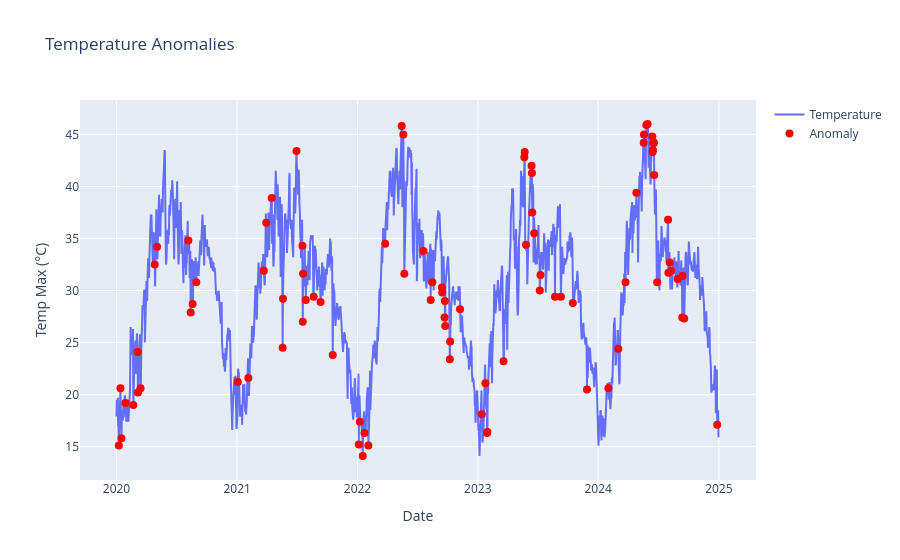

The notebook cell this image was saved under:
### Code cell
# Cell 14 - Build Plotly anomaly chart
import plotly.graph_objects as go
import plotly.utils
import json
from models.anomaly import detect_anomalies

df = detect_anomalies(df)
df = df.reset_index()  # makes 'date' the index into a proper column

anomalies = df[df['is_anomaly'] == True]

# Assuming you have df and anomalies from earlier cells
fig = go.Figure()

# Main temperature line
fig.add_trace(go.Scatter(
    x=df['date'],
    y=df['temp_max'],
    mode='lines',
    name='Temperature'
))

# Red markers on anomaly points
fig.add_trace(go.Scatter(
    x=anomalies['date'],
    y=anomalies['temp_max'],
    mode='markers',
    marker=dict(color='red', size=8),
    name='Anomaly'
))

fig.update_layout(title='Temperature Anomalies', xaxis_title='Date', yaxis_title='Temp Max (°C)')
fig.show()  # Preview it right in Colab

# Also serialize it — this is what Flask will use
chart_json = json.dumps(fig, cls=plotly.utils.PlotlyJSONEncoder)
print("Chart JSON ready ✅")
